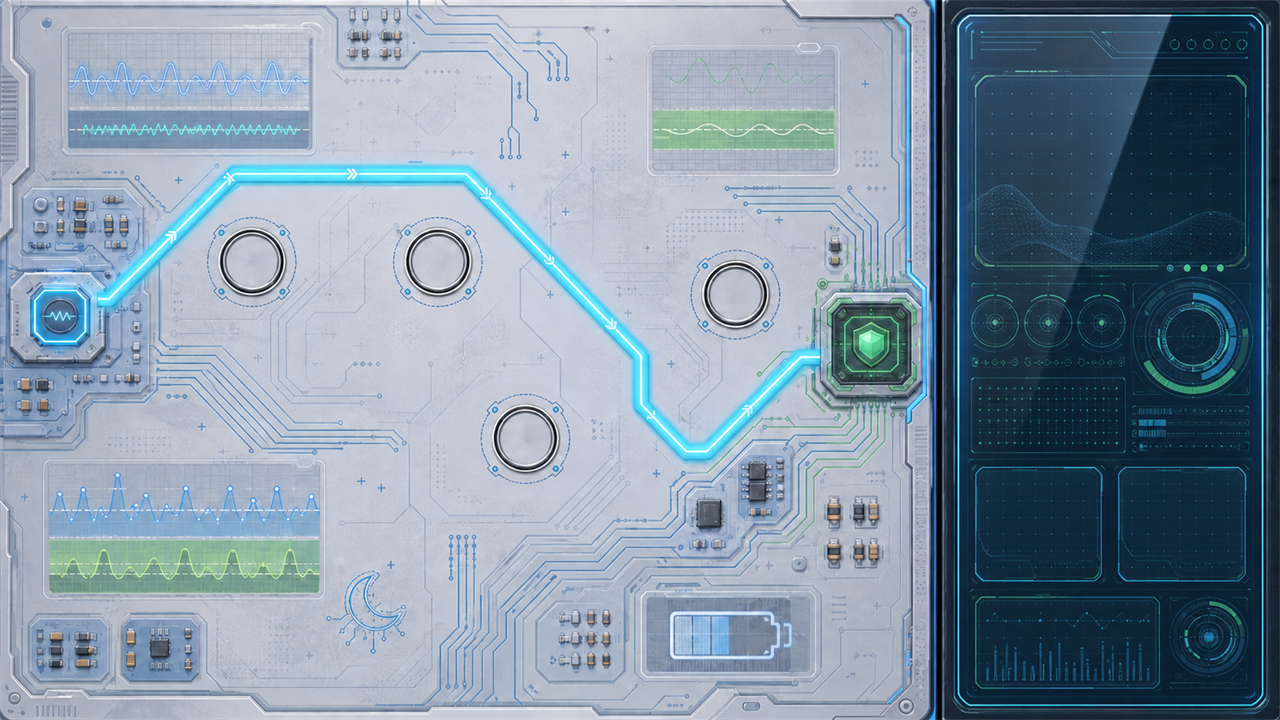
#> input picture packages/edugame/godot/games/ch11-band-defense/assets/backgrounds/band-defense-map-v2-screen.png, 1280 x 720 px, found by its file name
$ python generate_watch_debug_background.py
#> lines starting #> are read from the running program, lines starting #| are printed output that depends on the picture
#> in main, base is the input picture: PIL image 1280x720 RGBA; mean R, G, B, A 129.9, 148.5, 164.9, 254.9
#> in _draw_watch_hardware, `layer = Image.new("RGBA", base.size, (0, 0, 0, 0))`: layer: PIL image 1280x720 RGBA; every value is 0
from __future__ import annotations

from pathlib import Path

from PIL import Image, ImageDraw, ImageFilter


ROOT = Path(__file__).resolve().parents[4] / "assets" / "games" / "ch11-band-defense"
BG_DIR = ROOT / "backgrounds"
SRC = BG_DIR / "band-defense-map-v2-screen.png"
OUT = BG_DIR / "band-defense-map-level1-watch-debug.png"


def _overlay(base: Image.Image, layer: Image.Image) -> None:
    base.alpha_composite(layer)


def _line_grid(draw: ImageDraw.ImageDraw, box: tuple[int, int, int, int]) -> None:
#> called with box = (960, 24, 1256, 696)
    left, top, right, bottom = box
    for x in range(left + 18, right - 18, 32):
        alpha = 30 if x % 64 else 48
        draw.line((x, top + 22, x, bottom - 28), fill=(58, 196, 215, alpha), width=1)
    for y in range(top + 34, bottom - 28, 30):
        alpha = 24 if y % 60 else 42
        draw.line((left + 18, y, right - 18, y), fill=(74, 220, 185, alpha), width=1)


def _draw_panel_detail(draw: ImageDraw.ImageDraw, box: tuple[int, int, int, int]) -> None:
    left, top, right, bottom = box
    draw.rounded_rectangle(box, radius=28, fill=(3, 18, 25, 72), outline=(72, 214, 224, 178), width=2)
    draw.rounded_rectangle(
        (left + 12, top + 14, right - 12, bottom - 14),
        radius=20,
        outline=(29, 112, 128, 126),
        width=1,
    )
    _line_grid(draw, (left + 12, top + 14, right - 12, bottom - 14))

    for y in (top + 74, top + 236, top + 438):
        draw.rounded_rectangle((left + 28, y, right - 28, y + 112), radius=12, outline=(36, 183, 200, 96), width=1)
        for i in range(6):
            x0 = left + 46 + i * 30
            draw.line((x0, y + 78, x0 + 18, y + 52 + (i % 3) * 11), fill=(62, 206, 222, 78), width=2)

    cx, cy = right - 78, top + 298
    for radius, alpha in ((58, 72), (40, 98), (22, 130)):
        draw.ellipse((cx - radius, cy - radius, cx + radius, cy + radius), outline=(65, 211, 224, alpha), width=2)
    draw.arc((cx - 54, cy - 54, cx + 54, cy + 54), 18, 122, fill=(116, 230, 174, 158), width=5)
    draw.arc((cx - 42, cy - 42, cx + 42, cy + 42), 198, 312, fill=(52, 154, 214, 122), width=3)

    for i, color in enumerate(((86, 214, 176, 210), (86, 214, 176, 180), (212, 160, 52, 188))):
        x = right - 82 + i * 18
        draw.ellipse((x, top + 34, x + 9, top + 43), fill=color)

    draw.rounded_rectangle((left + 34, bottom - 96, right - 34, bottom - 40), radius=10, outline=(56, 196, 212, 86), width=1)
    for i in range(16):
        x = left + 52 + i * 13
        height = 10 + (i * 7) % 36
        draw.rounded_rectangle((x, bottom - 52 - height, x + 4, bottom - 52), radius=2, fill=(65, 196, 220, 66))


def _draw_watch_hardware(base: Image.Image) -> None:
    layer = Image.new("RGBA", base.size, (0, 0, 0, 0))
    draw = ImageDraw.Draw(layer)

    panel = (948, 10, 1268, 710)
    draw.rounded_rectangle((932, 0, 1279, 719), radius=38, fill=(8, 18, 24, 108))
    draw.rounded_rectangle((940, 6, 1274, 714), radius=32, outline=(144, 170, 174, 116), width=3)
    draw.rounded_rectangle((946, 14, 1266, 706), radius=26, outline=(16, 45, 58, 210), width=5)
    draw.rounded_rectangle((1270, 250, 1279, 352), radius=5, fill=(16, 34, 42, 190))
    draw.rounded_rectangle((1270, 394, 1279, 462), radius=5, fill=(16, 34, 42, 170))

    _draw_panel_detail(draw, panel)

    shine = Image.new("RGBA", base.size, (0, 0, 0, 0))
    shine_draw = ImageDraw.Draw(shine)
    shine_draw.polygon(
        [(974, 18), (1110, 18), (1000, 708), (934, 708)],
        fill=(255, 255, 255, 28),
    )
    shine = shine.filter(ImageFilter.GaussianBlur(4))
    _overlay(layer, shine)
#> in _overlay, `base.alpha_composite(layer)`:
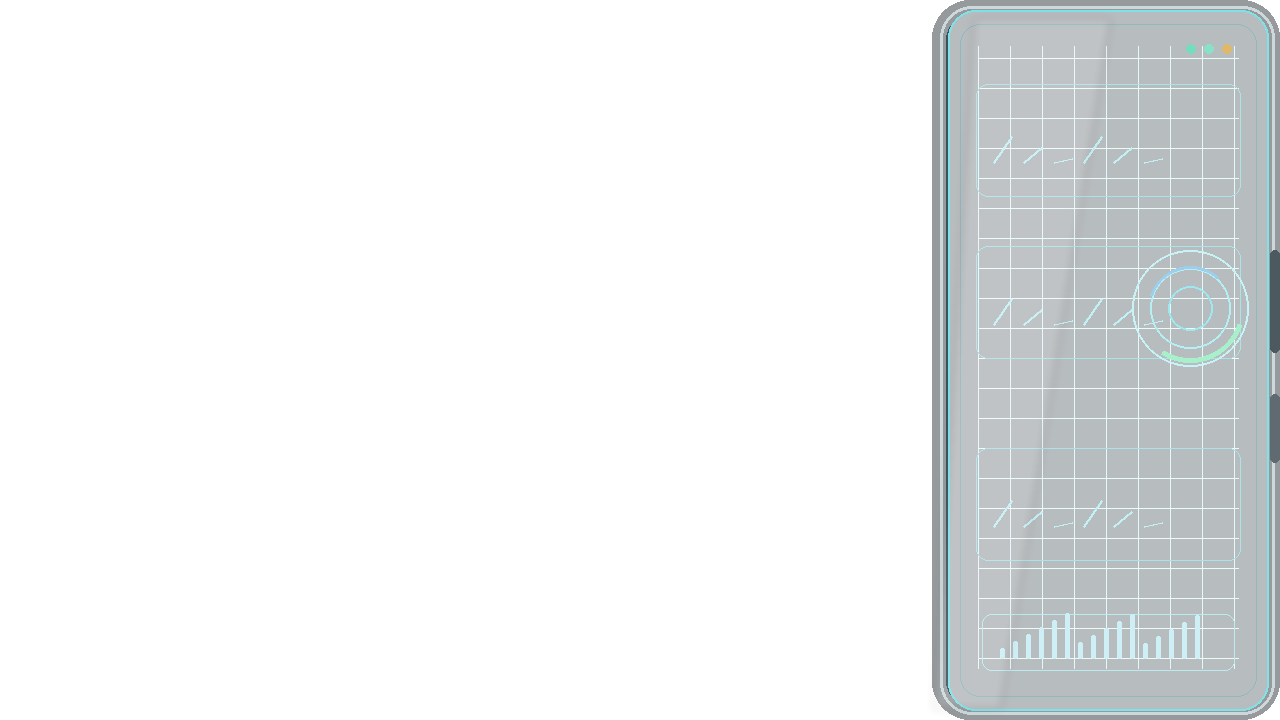
#> base: PIL image 1280x720 RGBA; mean R, G, B, A 8.9, 15.4, 17.1, 22.5; transparent parts drawn white

    draw.rounded_rectangle((18, 10, 928, 710), radius=24, outline=(104, 132, 144, 64), width=2)
    draw.line((40, 704, 910, 704), fill=(0, 0, 0, 42), width=3)
    draw.line((42, 16, 914, 16), fill=(255, 255, 255, 52), width=2)

    _overlay(base, layer.filter(ImageFilter.GaussianBlur(0.3)))
#> in _overlay (call 2), `base.alpha_composite(layer)`:
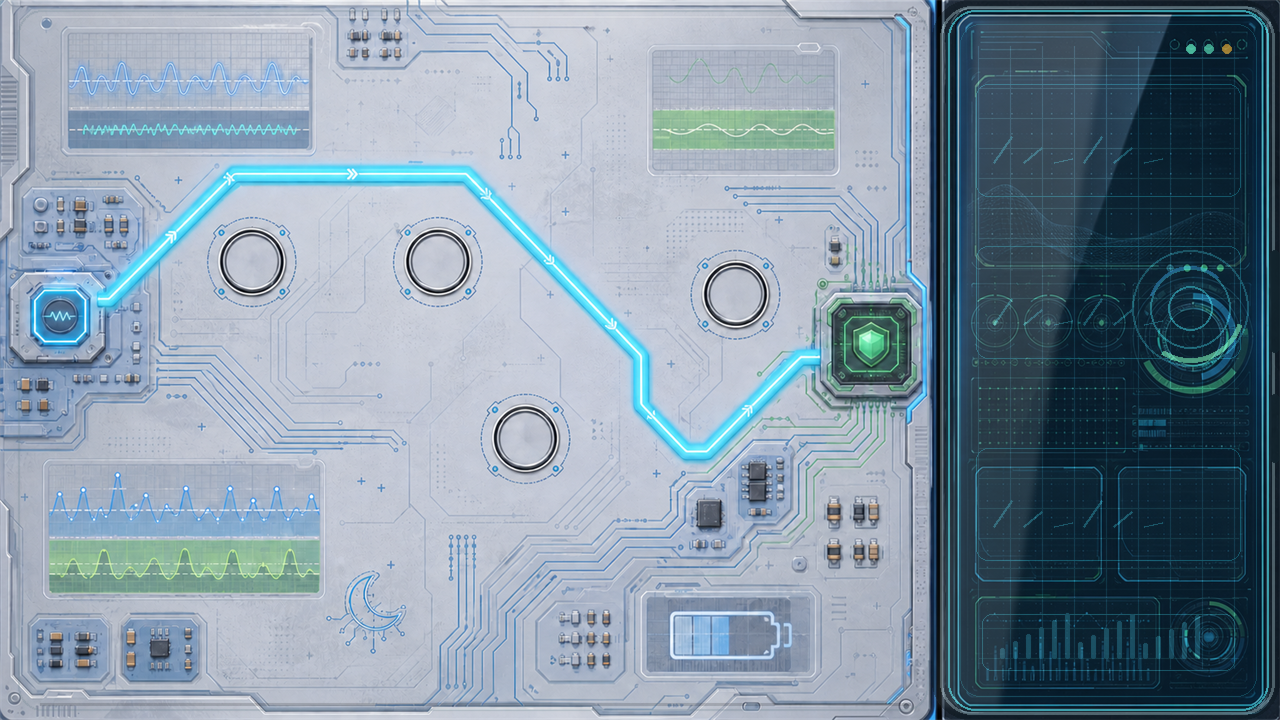
#> base: PIL image 1280x720 RGBA; mean R, G, B, A 130.7, 149, 164.2, 254.9; transparent parts drawn white


def main() -> None:
    base = Image.open(SRC).convert("RGBA")
    _draw_watch_hardware(base)
    base.save(OUT)
    print(f"wrote {OUT}")


if __name__ == "__main__":
    main()

$ run again, with packages/edugame/godot/games/ch11-band-defense/assets/backgrounds/band-defense-map-level1-watch-debug-base.png copied over packages/edugame/godot/games/ch11-band-defense/assets/backgrounds/band-defense-map-v2-screen.png
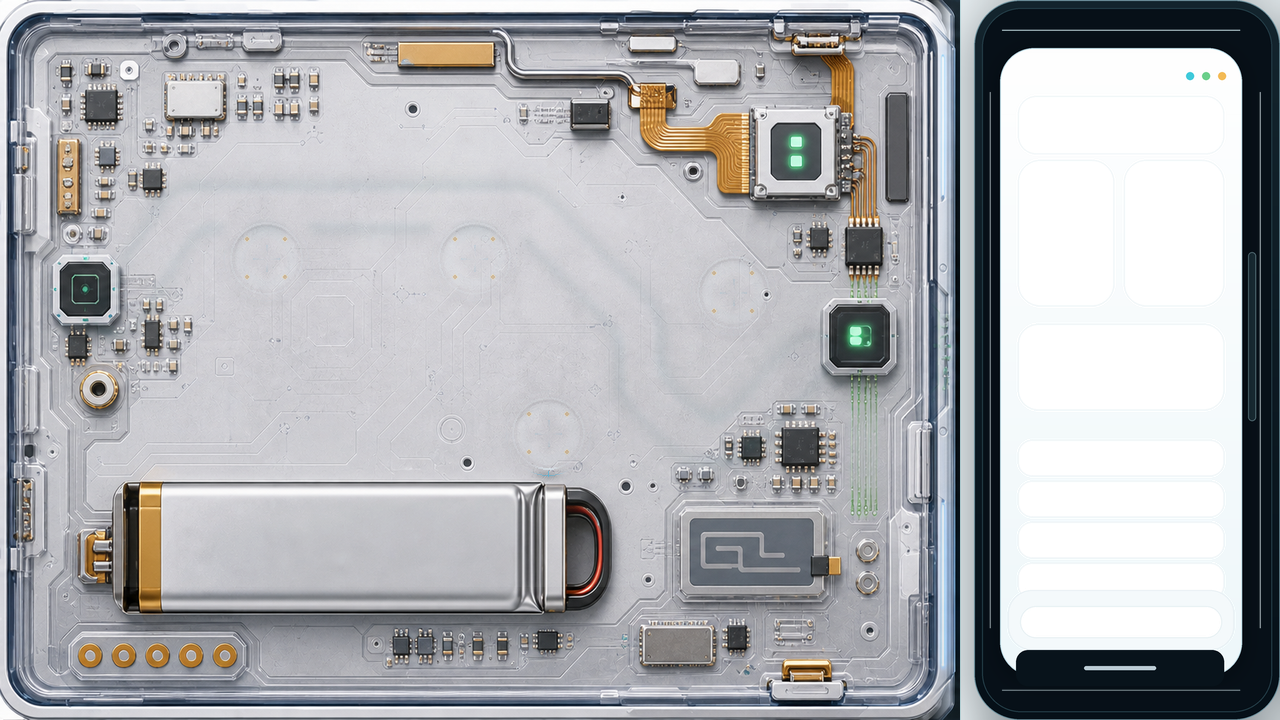
#> input picture packages/edugame/godot/games/ch11-band-defense/assets/backgrounds/band-defense-map-level1-watch-debug-base.png, 1280 x 720 px, found by its file name
#> in main, base is the input picture: PIL image 1280x720 RGBA; mean R, G, B, A 171.8, 173.1, 176.6, 238.4
#> in _overlay (call 2), `base.alpha_composite(layer)`:
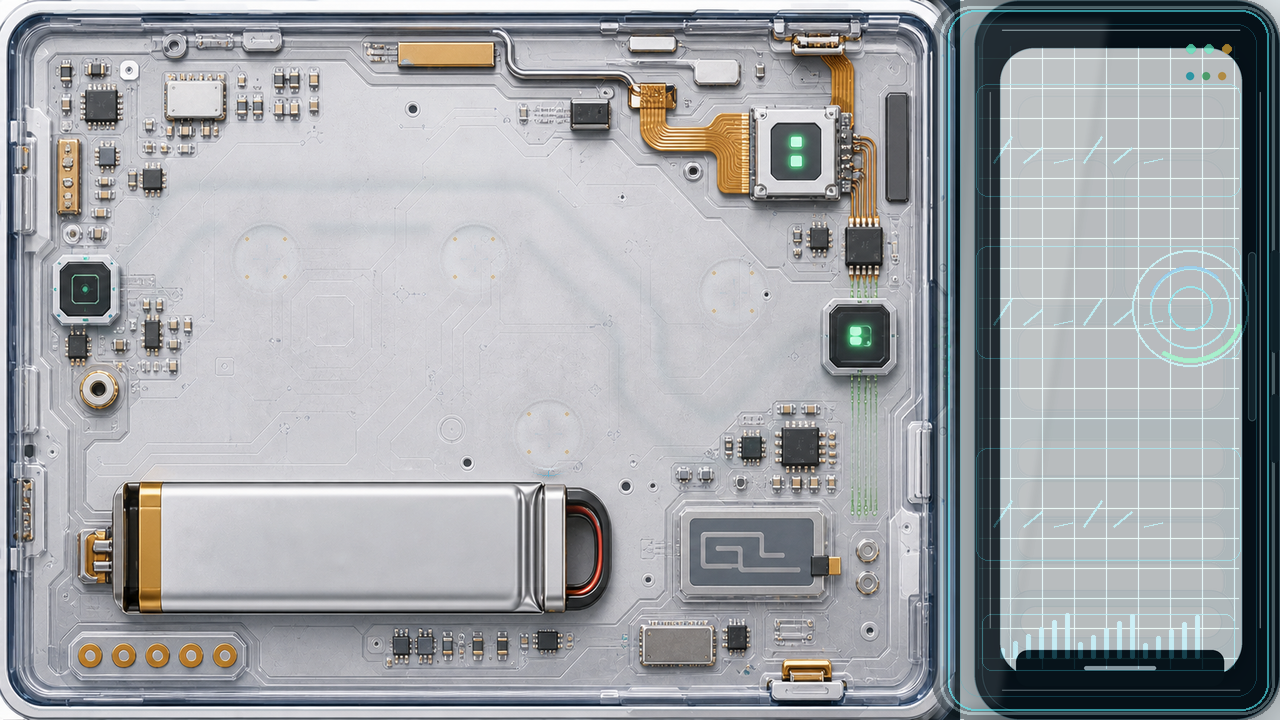
#> base: PIL image 1280x720 RGBA; mean R, G, B, A 155.2, 158.6, 162.4, 243.2; transparent parts drawn white

$ run again, with packages/edugame/godot/games/ch11-band-defense/assets/backgrounds/band-defense-map-level1-watch-debug-map-layer.png copied over packages/edugame/godot/games/ch11-band-defense/assets/backgrounds/band-defense-map-v2-screen.png
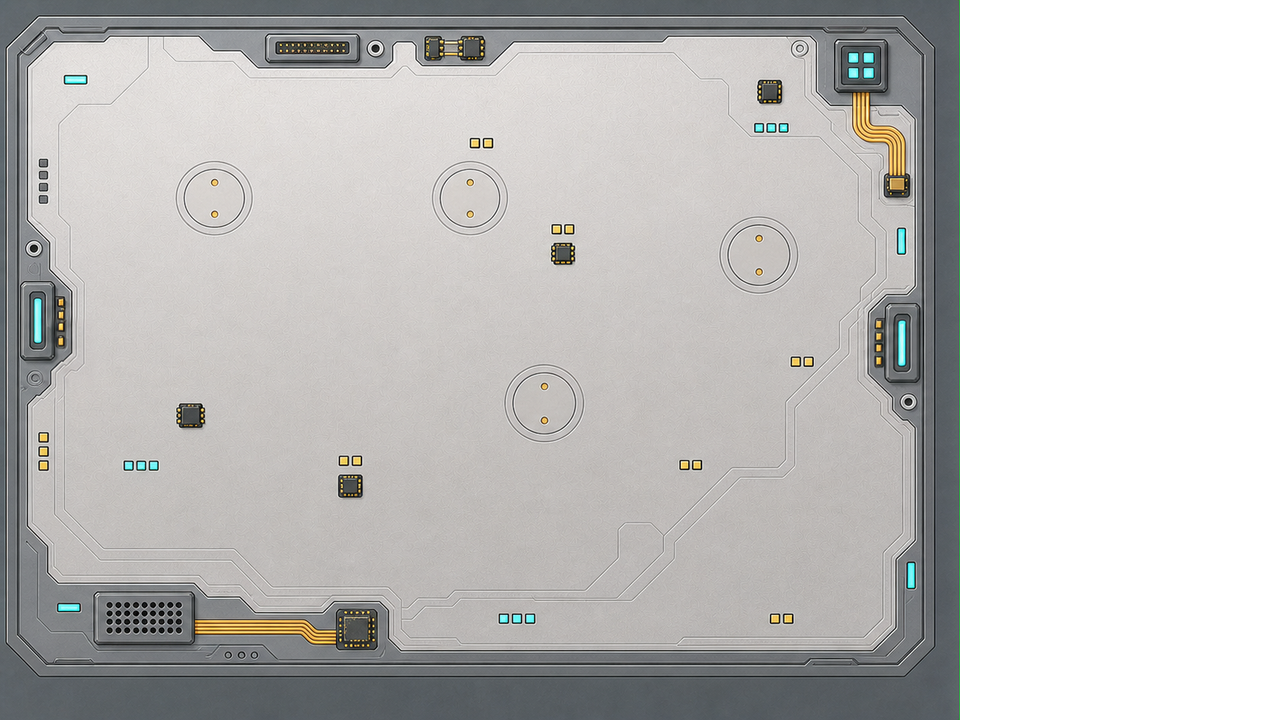
#> input picture packages/edugame/godot/games/ch11-band-defense/assets/backgrounds/band-defense-map-level1-watch-debug-map-layer.png, 1280 x 720 px, found by its file name
#> in main, base is the input picture: PIL image 1280x720 RGBA; mean R, G, B, A 129.8, 128.9, 127.7, 191.2
#> in _overlay (call 2), `base.alpha_composite(layer)`:
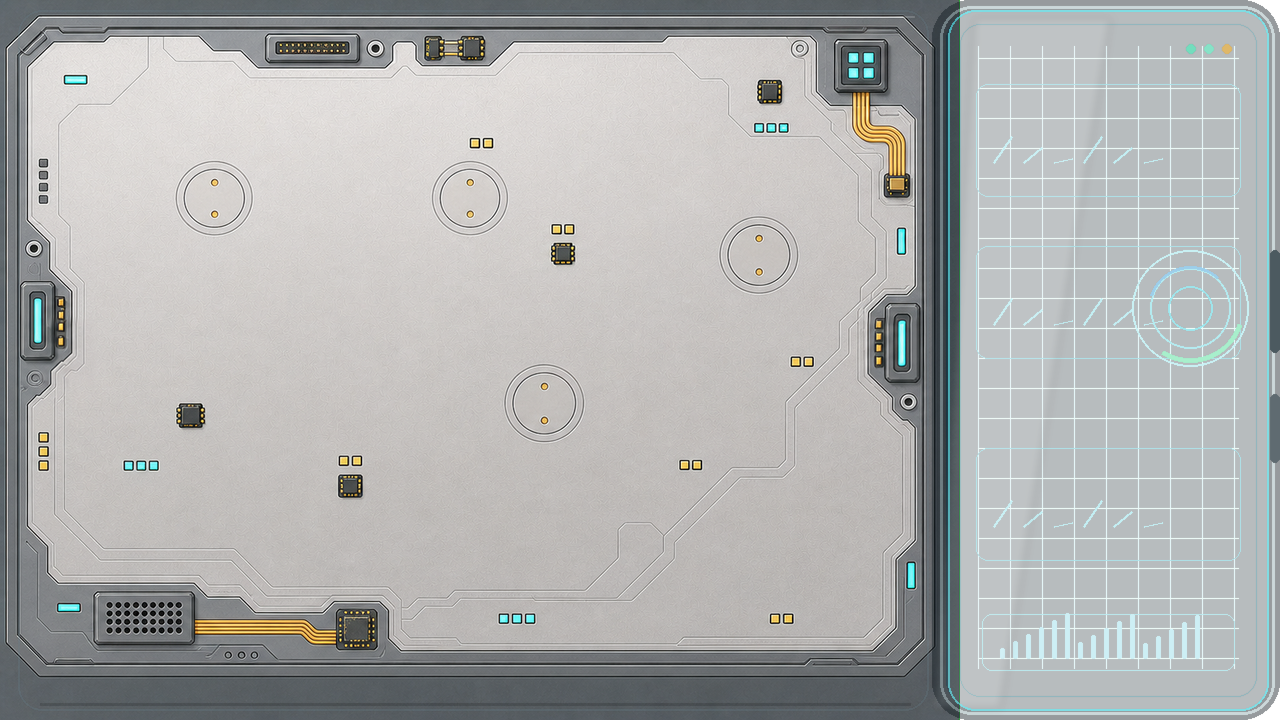
#> base: PIL image 1280x720 RGBA; mean R, G, B, A 137.3, 142.7, 143.1, 211.4; transparent parts drawn white
